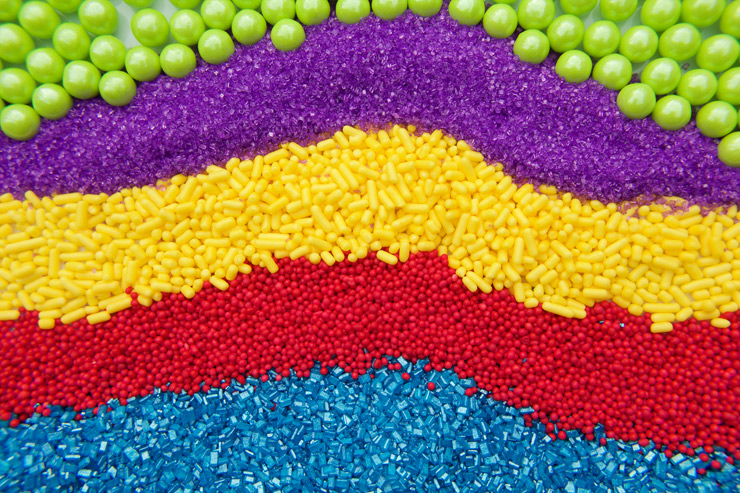
#> input picture image_seg/sprinkles.jpg, 740 x 493 px
$ python im_seg.py
#> lines starting #> are read from the running program, lines starting #| are printed output that depends on the picture; after the words box and inside, x2 and y2 are one past the last pixel; in counts of white or black regions, pixels touching at a corner belong together
import numpy as np
import cv2
import imutils


class PictureManager(object):
    # Displays image
    def __init__(self):
        self.img = cv2.imread('sprinkles.jpg')
#> self.img is the input picture: shape (493, 740, 3); mean B, G, R 86.4, 109.2, 150.7
#> in pixellate, `ret,label,center=cv2.kmeans(Z,K,criteria,10,cv2.KMEANS_RANDOM_CENTERS)`: ret = 994394784.2
#> in pixellate, `self.pixpic = res.reshape((img.shape))`:
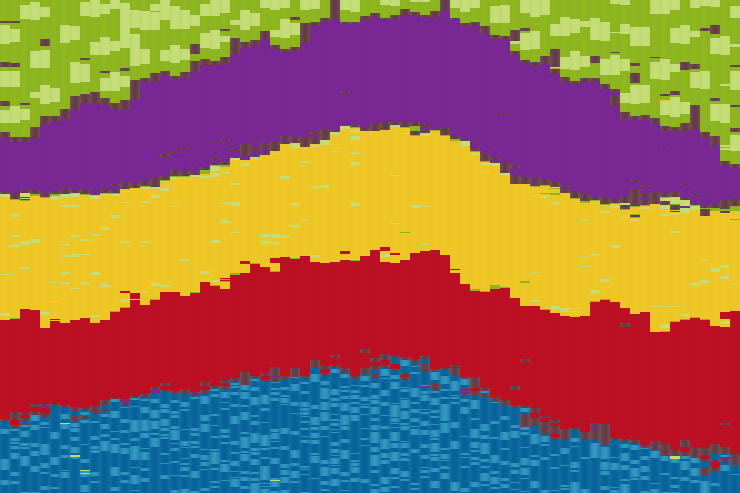
#> self.pixpic: shape (493, 740, 3); mean B, G, R 85.8, 108.7, 150.2
        self.cnts = []

        # [6 lines of commented-out code are left out]
        self.yellowLower = (20,100,100)
        self.yellowUpper = (30,255,255)
        self.greenLower = (29,30,6)
        self.greenUpper = (64,255,255)

        self.Lower = [self.yellowLower,self.greenLower]
        self.Upper =[self.yellowUpper,self.greenUpper]

    def getcontours(self, Lower, Upper):
        image = self.pixpic
        # Resizes the frame, blurs the frame, converts to HSV color space
        img = imutils.resize(image, width=600)
        self.resize_img = image
        blurred = cv2.GaussianBlur(image,(11,11),0)
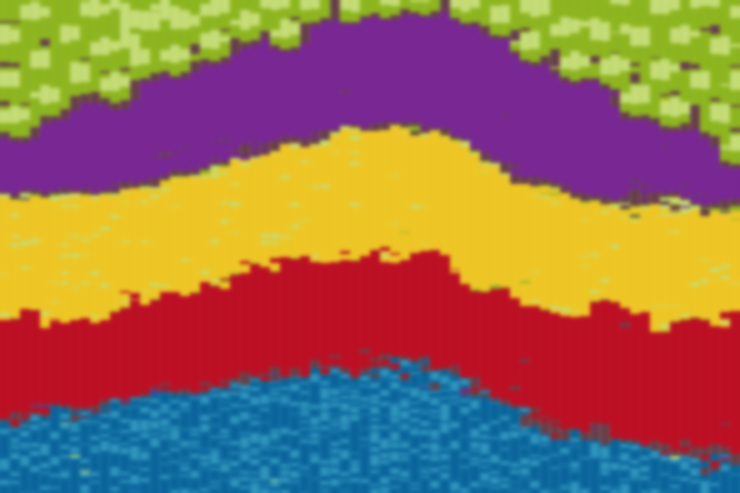
#> blurred: shape (493, 740, 3); mean B, G, R 85.9, 108.7, 150.2
        hsv = cv2.cvtColor(image,cv2.COLOR_BGR2HSV)
#> hsv: shape (493, 740, 3); mean H, S, V 100.2, 203.5, 185.2

        for iterator in range(0,2):
            # Constructs a mask for "green" objects, performs dilations and erosions to remove erroneous parts of the mask
            mask = cv2.inRange(hsv, Lower[iterator], Upper[iterator])
            mask = cv2.erode(mask,None,iterations=1)

            # Finds contours in the mask, initializes the current (x,y) center
            self.cnts = cv2.findContours(mask.copy(),cv2.RETR_EXTERNAL,
                cv2.CHAIN_APPROX_SIMPLE)[-2]

            #Draws all contours.
            if len(self.cnts) > 0:
                cv2.drawContours(self.img, self.cnts, -1, (0,255,0), 3)
                cv2.drawContours(self.pixpic, self.cnts, -1, (0,255,0), 3)
#> this loop made 2 passes
#> pass 1, in getcontours, `mask = cv2.inRange(hsv, Lower[iterator], Upper[iterator])`:
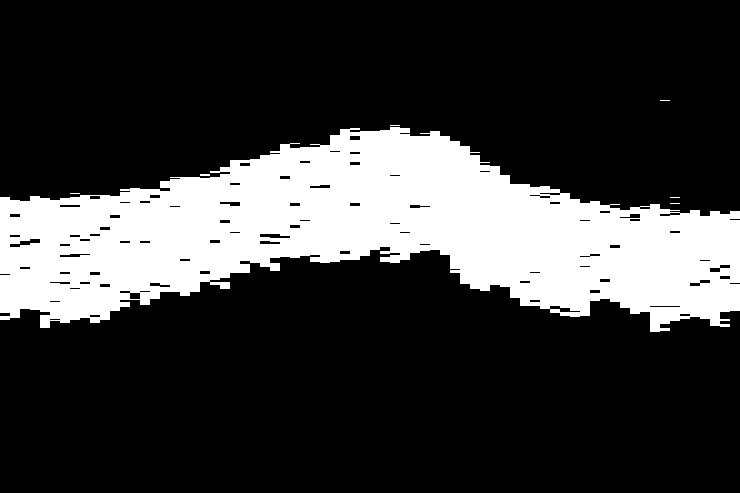
#> mask: shape (493, 740); 22.9% white; 7 white regions (5 under 20 px), largest, box (x1, y1, x2, y2) and area: (0, 127, 740, 332) 83590, (200, 174, 210, 176) 20
#> pass 1, in getcontours, `mask = cv2.erode(mask,None,iterations=1)`:
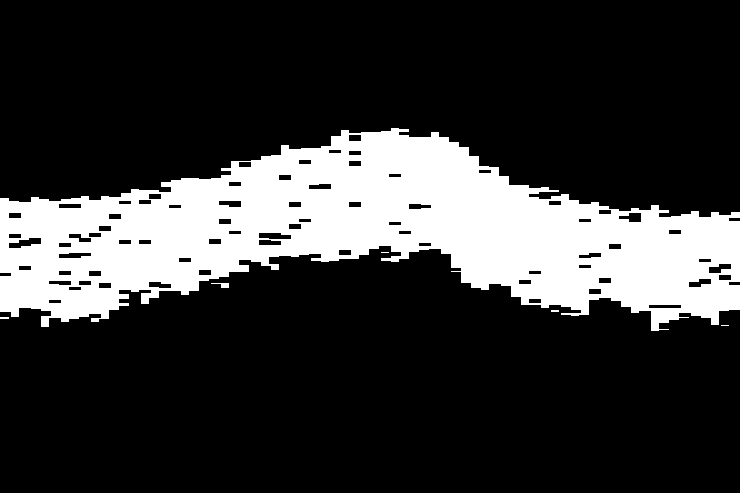
#> mask: shape (493, 740); 21.4% white; 6 white regions (4 under 20 px), largest, box (x1, y1, x2, y2) and area: (0, 128, 740, 331) 77931, (211, 283, 229, 288) 50
#> pass 2, in getcontours, `mask = cv2.erode(mask,None,iterations=1)`:
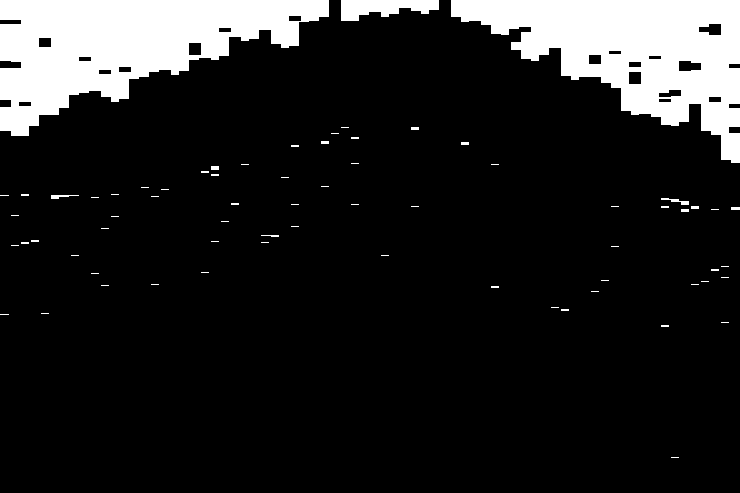
#> mask: shape (493, 740); 13.3% white; 70 white regions (57 under 20 px), largest, box (x1, y1, x2, y2) and area: (0, 0, 329, 136) 23587, (451, 0, 740, 163) 22751, (341, 0, 439, 21) 1366
#> after the loop:
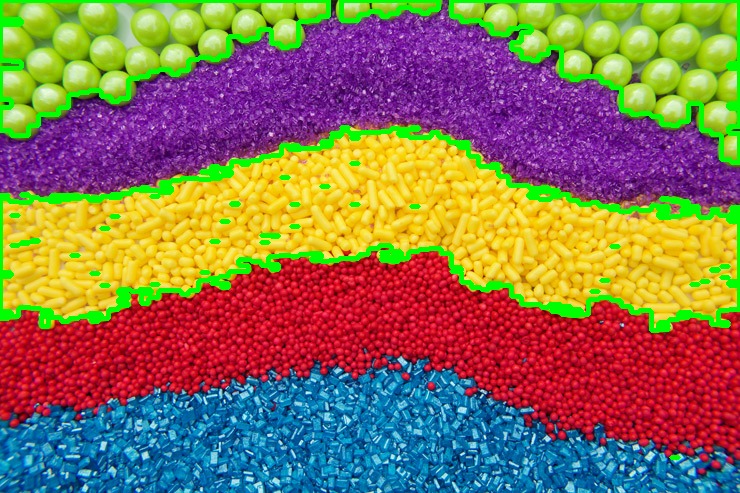
#> self.img: shape (493, 740, 3); 6.9% of pixels changed, all inside (x1, y1, x2, y2) = (0, 0, 740, 460)
#> after the loop:
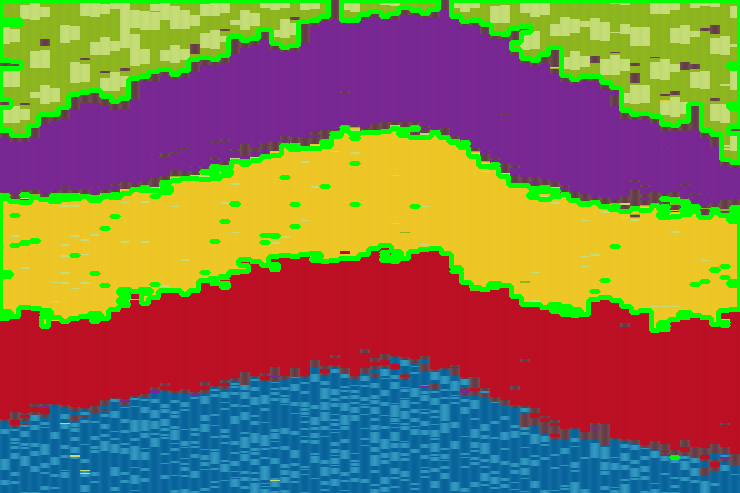
#> self.pixpic: shape (493, 740, 3); 6.9% of pixels changed, all inside (x1, y1, x2, y2) = (0, 0, 740, 460)

            # [12 lines of commented-out code are left out]
        return

    def pixellate(self, img):


        #Pixellates image via color quantization and K-means clustering
        Z = img.reshape((-1,30))

        # convert to np.float32
        Z = np.float32(Z)

        # define criteria, number of clusters(K) and apply kmeans()
        criteria = (cv2.TERM_CRITERIA_EPS + cv2.TERM_CRITERIA_MAX_ITER, 10, 1.0)
        K = 8
        ret,label,center=cv2.kmeans(Z,K,criteria,10,cv2.KMEANS_RANDOM_CENTERS)

        # Now convert back into uint8, and make original image
        center = np.uint8(center)
        res = center[label.flatten()]
        self.pixpic = res.reshape((img.shape))
        return

    def imshow(self, pic, pixpic):
        # cv2.circle(picture.img,center[0],int(center[1]),(255,255,255))
        cv2.imshow('image',picture.img)
        cv2.imshow('Pixellated image',pixpic)
        k = cv2.waitKey(0) & 0xFF
#> (key Esc is pressed here)
        if k == 27:         # wait for ESC key to exit
            cv2.destroyAllWindows()

if __name__ == '__main__':

# ****************** INITIALIZING STUFF ****************** #
    picture = PictureManager()
    picture.pixellate(picture.img)
    picture.getcontours(picture.Lower, picture.Upper)
    picture.imshow(picture.img, picture.pixpic)
